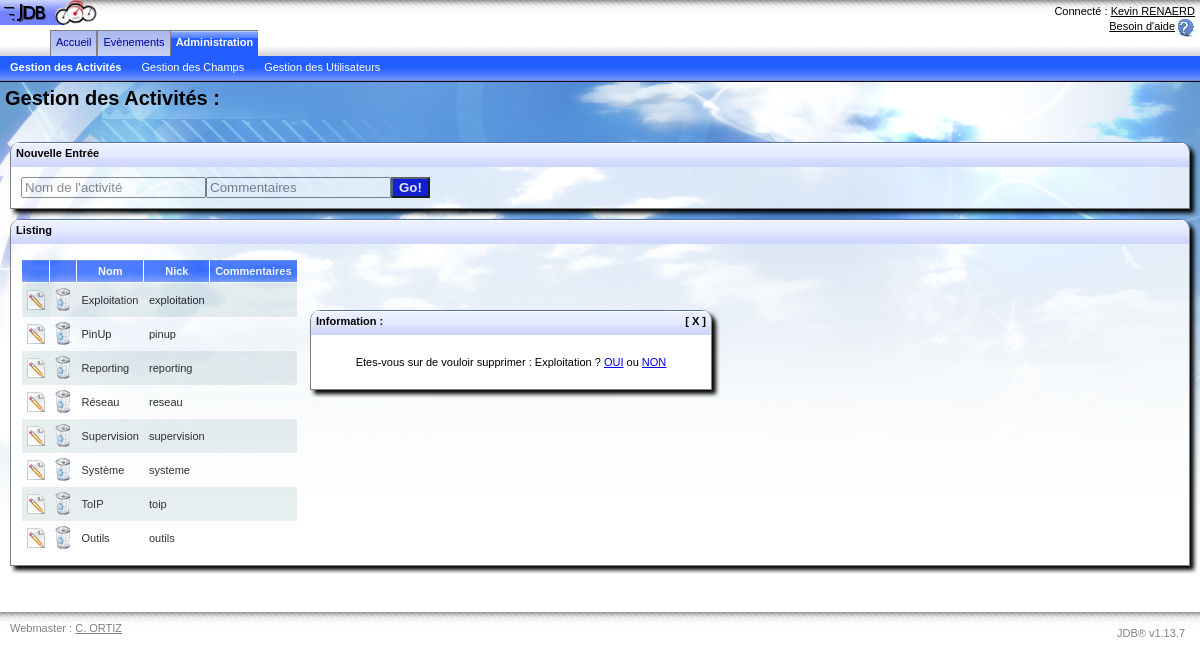
Page /admin/manager_activity.php?conf_suppr=1&name=Exploitation (signed in) on the committed database.
### tables this page shows
CREATE TABLE `jdb_activites` (
  `id` int(11) NOT NULL auto_increment,
  `activite_nom` varchar(255) NOT NULL,
  `activite` varchar(255) NOT NULL,
  `commentaire` text NOT NULL,
  PRIMARY KEY  (`id`)
);

### admin/manager_activity.php (the view, shortened to what this page needs)
<?php session_start();
	require_once( "../".$_SESSION['folder_engine']."functions.php" );
?>
<!DOCTYPE html PUBLIC "-//W3C//DTD XHTML 1.0 Transitional//EN" "http://www.w3.org/TR/xhtml1/DTD/xhtml1-transitional.dtd">
<html xmlns="http://www.w3.org/1999/xhtml">
<head>
	<link rel="stylesheet" media="screen" type="text/css" title="Design" href="../design.css" />
</head>
<body>
<?php
	echo '<div class="corps_background">';
	echo '<div class="titre_general">
	<div class="titre">
		Gestion des Activités :
	</div class="titre">
</div class="titre_general">';
	echo '<div class="menu_options_general">';
	echo '<div class="menu_options_titre">';
	if( isset( $_GET['modif'] ) ){
		if( $_GET['modif'] == '')
			echo "Nouvelle Activité";
		else
			echo "Modification d'une Activité";
	}else
		echo "Nouvelle Entrée";
	echo '</div>';
	echo '<div class="menu_options_corps">';
	echo '<form method="post" id="form_filtre" name="form_filtre" action="manager_activity.php">';
		echo '<input type="text" name="activite_nom" value="';
		if( isset( $_GET['modif'] ) )
			echo $data['activite_nom'];
		echo '" placeholder="Nom de l\'activité"/>';
		echo '<input type="text" name="commentaire" value="';
		if( isset( $_GET['modif'] ) )
			echo $data['commentaire'];
		echo '" placeholder="Commentaires"/>';
		echo '<input type="submit" name="go" value="Go!" class="create"/>';
	echo '</form>';
	echo '</div class="corps_menu">';
	echo '</div class="grand_menu">';
	echo '<div class="corps_general">';
	echo '<div class="corps_titre">';
		echo "Listing";
	echo '</div>';
	echo '<div class="corps_corps">';
	echo '<div class="bidon">';
	echo '<table>';
	echo '<tr>';
		echo '<th > </th>';
		echo '<th > </th>';
		echo '<th> Nom </th>';
		echo '<th> Nick </th>';
		echo '<th> Commentaires </th>';
	echo '</tr>';
	$reqLine = "SELECT * FROM jdb_activites";
	$req = mysql_query( $reqLine );
	$count_line = 0;
	while( $data = mysql_fetch_array( $req )){
		$is_pair = is_pair( $count_line++ );
		echo '<tr>';
			echo '<td '; if( $is_pair ) echo 'style="background-color:#E2EAEB;"'; echo ' ><a href="manager_activity.php?modif='.$data['id'].'" title="Editer"><img src="../'.$_SESSION['folder_images'].'edit.gif" /> </a></td>';
			echo '<td '; if( $is_pair ) echo 'style="background-color:#E2EAEB;"'; echo ' ><a href="manager_activity.php?conf_suppr='.$data['id'].'&name='.$data['activite_nom'].'" title="Supprimer"><img src="../'.$_SESSION['folder_images'].'delete.gif" /></a></td>';
			echo '<td '; if( $is_pair ) echo 'style="background-color:#E2EAEB;"'; echo ' >'.$data['activite_nom'].'</td>';
			echo '<td '; if( $is_pair ) echo 'style="background-color:#E2EAEB;"'; echo ' >'.$data['activite'].'</td>';
			echo '<td '; if( $is_pair ) echo 'style="background-color:#E2EAEB;"'; echo ' >'.$data['commentaire'].'</td>';
		echo '</tr>';
	}
	echo '</table>';
	echo '</div>';
	echo '</div >';
	echo '</div >';
	if( $_SESSION['message'] != '' ){
		echo '<div class="message" id="message">';
		echo '<div class="message_titre">';
		echo '<a href="#" onclick="montre_div(\'message\');" style="float:right; padding-right:5px">[ X ]</a>';
		echo 'Information : <br />';
		echo '</div>';
		echo '<div class="message_corps">';
		echo '<p>'.$_SESSION['message'].'</p>';
		echo '</div></div>';
	}
	echo '</div class="corps_background">';
?>
</body>
</html>

### design.css (style rules this page uses)
body { color: #000000; font-family: Arial,Helvetica,sans-serif; font-size: 11px; background: url("files/images/hdrNameBg.gif"); background-repeat : repeat-x; margin : 0px; }
table { border-collapse: collapse; }
td { border: none; padding : 5px; }
th { background: url("files/images/level2TabBg.gif"); color : #FFFFFF; border: 1px solid white; padding : 5px; }
a img { border: none; }
.create { background-color: #0000CD; color: #FFFFFF; font-weight: bold; }
.corps_background { background-attachment: fixed; background-image: url("files/images/background.jpg"); background-position: center top; background-repeat: no-repeat; min-height : 530px; }
.titre_general { height : 50px; font-size: 20px; font-weight: bolder; }
.titre { margin-top : 5px; margin-left : 5px; float : left; }
.menu_options_general { margin : 10px; border : 1px solid grey; border-top : none; border-radius: 10px 10px 0px 0px; box-shadow: 4px 4px 4px black; }
.menu_options_titre { height : 20px; padding-top : 5px; padding-left : 5px; background: url("files/images/mailSubHeaderBg2.gif"); background-repeat : repeat-x; font-weight: bolder; border-radius: 10px 10px 0px 0px; }
.menu_options_corps { padding : 10px; background-color : #FFFFFF; opacity:0.8; }
.corps_general { margin : 10px; border : 1px solid grey; border-top : none; border-radius: 10px 10px 0px 0px; box-shadow: 4px 4px 4px black; }
.corps_titre { height : 20px; padding-top : 5px; padding-left : 5px; background: url("files/images/mailSubHeaderBg2.gif"); background-repeat : repeat-x; font-weight: bolder; border-radius: 10px 10px 0px 0px; }
.corps_corps { padding : 10px; background-color : #FFFFFF; opacity:0.8; -ms-filter: "alpha(opacity=80)"; filter : alpha(opacity=80); }
.bidon { opacity:1; padding-top:5px; }
.message { position: absolute; left : 300px; top : 300px; width : 400px; margin : 10px; border : 1px solid grey; border-top : none; border-radius: 10px 10px 0px 0px; box-shadow: 4px 4px 4px black; background-color : #FFFFFF; }
.message_titre { height : 20px; padding-top : 5px; padding-left : 5px; background: url("files/images/mailSubHeaderBg2.gif"); background-repeat : repeat-x; font-weight: bolder; border-radius: 10px 10px 0px 0px; }
.message_corps { text-align: center; padding : 10px; }
.message_titre a { color: #000000; text-decoration: none; }

### rows in the picture
jdb_activites: activite_nom "Exploitation", activite "exploitation"
jdb_activites: activite_nom "PinUp", activite "pinup"
jdb_activites: activite_nom "Reporting", activite "reporting"
jdb_activites: activite_nom "Réseau", activite "reseau"
jdb_activites: activite_nom "Supervision", activite "supervision"
jdb_activites: activite_nom "Système", activite "systeme"
jdb_activites: activite_nom "ToIP", activite "toip"
jdb_activites: activite_nom "Outils", activite "outils"

### other values in the picture
$_SESSION['name'] "Kevin RENAERD"
$_SESSION['message'] "Etes-vous sur de vouloir supprimer : Exploitation ? OUI ou NON"
